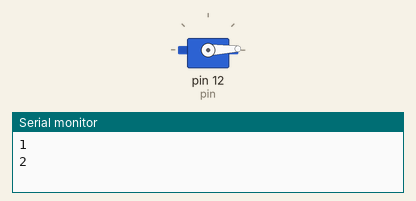
Simulated run of this sketch. Board: Arduino Uno, built with avr-gcc and run on an emulated ATmega328P. Parts: servo, the last lines printed to the serial monitor.

Above: at 0.05 s.
At 2.2 s:
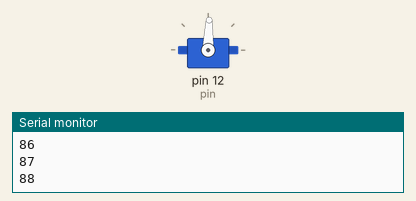
At 4.4 s:
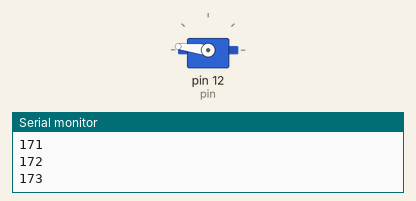
At 8.8 s:
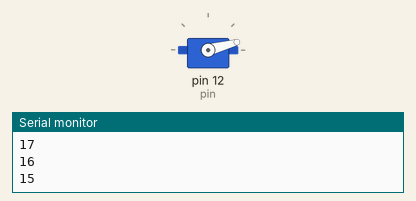
Timing chart, 0 to 12.0 s (numbered marks = the images above):
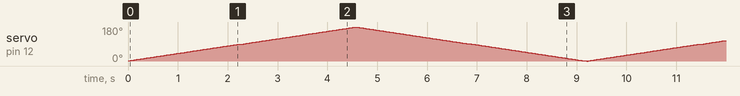

The sketch:

servo_ino.ino
```cpp
#include <Servo.h>

Servo servo;

int pin = 12;
int value;
int amount = 1;

void setup () {
  Serial.begin(9600);
  servo.attach(pin);
}

void loop () {
  value = value + amount;

  if ( value == 180 || value == 0 ) {
    amount = -amount;
  }

  if ( value == 90 || value == 0 ) {
     digitalWrite(11, 255);
     delay(50);
     digitalWrite(11, 0);
  }

  Serial.println(value);

  servo.write(value);
  delay(25);
}
```
